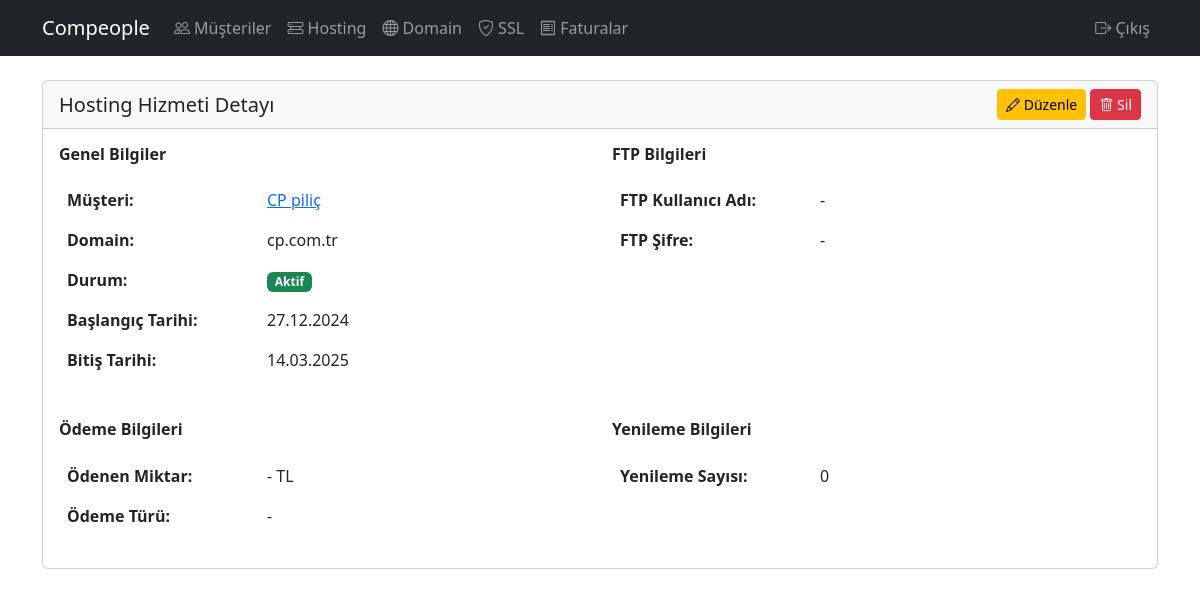
Screenshot of /hosting/1/ (signed in) with the database file from the repository.
### customers/models.py (models this page shows, shortened)
class HostingService(models.Model):
    customer = models.ForeignKey(Customer, on_delete=models.CASCADE, verbose_name='Müşteri')
    domain = models.OneToOneField(Domain, on_delete=models.CASCADE, verbose_name='Domain')
    package = models.CharField(max_length=100, verbose_name='Paket')
    status = models.CharField(max_length=20, choices=[
        ('active', 'Aktif'),
        ('suspended', 'Askıya Alındı'),
        ('cancelled', 'İptal Edildi')
    ], verbose_name='Durum')
    start_date = models.DateField(verbose_name='Başlangıç Tarihi')
    expiration_date = models.DateField(verbose_name='Bitiş Tarihi')
    renewal_count = models.IntegerField(default=0, verbose_name='Yenileme Sayısı')
    notes = models.TextField(blank=True, null=True, verbose_name='Notlar')
    class Meta:
        verbose_name = 'Hosting Hizmeti'
        verbose_name_plural = 'Hosting Hizmetleri'

class Customer(models.Model):
    company_name = models.CharField(max_length=200, verbose_name='Firma Adı')
    contact_name = models.CharField(max_length=200, verbose_name='İletişim Kişisi')
    email = models.EmailField(verbose_name='E-posta')
    email2 = models.EmailField(verbose_name='E-posta 2', blank=True, null=True)
    email3 = models.EmailField(verbose_name='E-posta 3', blank=True, null=True)
    phone = models.CharField(max_length=20, verbose_name='Telefon')
    address = models.TextField(verbose_name='Adres', blank=True, null=True)
    tax_office = models.CharField(max_length=200, verbose_name='Vergi Dairesi', blank=True, null=True)
    tax_number = models.CharField(max_length=50, verbose_name='Vergi Numarası', blank=True, null=True)
    registration_date = models.DateField(verbose_name='Kayıt Tarihi')
    notes = models.TextField(blank=True, null=True, verbose_name='Notlar')
    created_at = models.DateTimeField(default=timezone.now, verbose_name='Oluşturulma Tarihi')
    class Meta:
        verbose_name = 'Müşteri'
        verbose_name_plural = 'Müşteriler'

class Domain(models.Model):
    customer = models.ForeignKey(Customer, on_delete=models.CASCADE, verbose_name='Müşteri')
    name = models.CharField(max_length=200, verbose_name='Domain Adı')
    registration_date = models.DateField(verbose_name='Kayıt Tarihi')
    expiration_date = models.DateField(verbose_name='Bitiş Tarihi')
    is_active = models.BooleanField(default=True, verbose_name='Aktif mi?')
    nameserver1 = models.CharField(max_length=200, verbose_name='Nameserver 1')
    nameserver2 = models.CharField(max_length=200, verbose_name='Nameserver 2')
    nameserver3 = models.CharField(max_length=200, blank=True, null=True, verbose_name='Nameserver 3')
    nameserver4 = models.CharField(max_length=200, blank=True, null=True, verbose_name='Nameserver 4')
    class Meta:
        verbose_name = 'Domain'
        verbose_name_plural = 'Domainler'

### customers/views.py (the view)
# urls.py: path('hosting/<int:pk>/', views.hosting_detail, name='hosting-detail'),
@login_required
def hosting_detail(request, pk):
    hosting = get_object_or_404(HostingService, pk=pk)
    return render(request, 'customers/hosting_detail.html', {'hosting': hosting})

### customers/templates/customers/hosting_detail.html (shortened to what this page needs)
{% extends 'customers/base.html' %}
{% block content %}
<div class="card">
    <div class="card-header d-flex justify-content-between align-items-center">
        <h5 class="card-title mb-0">Hosting Hizmeti Detayı</h5>
        <div>
            <a href="{% url 'customers:hosting-edit' hosting.pk %}" class="btn btn-warning btn-sm">
                <i class="bi bi-pencil"></i> Düzenle
            </a>
            <a href="{% url 'customers:hosting-delete' hosting.pk %}" class="btn btn-danger btn-sm">
                <i class="bi bi-trash"></i> Sil
            </a>
        </div>
    </div>
    <div class="card-body">
        <div class="row">
            <div class="col-md-6">
                <h6 class="fw-bold mb-3">Genel Bilgiler</h6>
                <table class="table table-borderless">
                    <tr>
                        <th style="width: 200px;">Müşteri:</th>
                        <td>
                            <a href="{% url 'customers:customer-detail' hosting.customer.pk %}">
                                {{ hosting.customer.company_name }}
                            </a>
                        </td>
                    </tr>
                    <tr>
                        <th>Domain:</th>
                        <td>{{ hosting.domain.name }}</td>
                    </tr>
                    <tr>
                        <th>Durum:</th>
                        <td>
                            {% if hosting.status == 'active' %}
                            <span class="badge bg-success">{{ hosting.get_status_display }}</span>
                            {% elif hosting.status == 'suspended' %}
                            <span class="badge bg-warning">{{ hosting.get_status_display }}</span>
                            {% else %}
                            <span class="badge bg-danger">{{ hosting.get_status_display }}</span>
                            {% endif %}
                        </td>
                    </tr>
                    <tr>
                        <th>Başlangıç Tarihi:</th>
                        <td>{{ hosting.start_date|date:"d.m.Y" }}</td>
                    </tr>
                    <tr>
                        <th>Bitiş Tarihi:</th>
                        <td>{{ hosting.expiration_date|date:"d.m.Y" }}</td>
                    </tr>
                </table>
            </div>
            <div class="col-md-6">
                <h6 class="fw-bold mb-3">FTP Bilgileri</h6>
                <table class="table table-borderless">
                    <tr>
                        <th style="width: 200px;">FTP Kullanıcı Adı:</th>
                        <td>{{ hosting.ftp_username|default:"-" }}</td>
                    </tr>
                    <tr>
                        <th>FTP Şifre:</th>
                        <td>{{ hosting.ftp_password|default:"-" }}</td>
                    </tr>
                </table>
            </div>
        </div>
        <div class="row mt-4">
            <div class="col-md-6">
                <h6 class="fw-bold mb-3">Ödeme Bilgileri</h6>
                <table class="table table-borderless">
                    <tr>
                        <th style="width: 200px;">Ödenen Miktar:</th>
                        <td>{{ hosting.amount_paid|default:"-" }} TL</td>
                    </tr>
                    <tr>
                        <th>Ödeme Türü:</th>
                        <td>{{ hosting.get_payment_type_display|default:"-" }}</td>
                    </tr>
                </table>
            </div>
            <div class="col-md-6">
                <h6 class="fw-bold mb-3">Yenileme Bilgileri</h6>
                <table class="table table-borderless">
                    <tr>
                        <th style="width: 200px;">Yenileme Sayısı:</th>
                        <td>{{ hosting.renewal_count }}</td>
                    </tr>
                </table>
            </div>
        </div>
    </div>
</div>
{% endblock %}

### rows the page displays
HostingService: customer.company_name "CP piliç", domain.name "cp.com.tr", status "Aktif", start_date "27.12.2024", expiration_date "14.03.2025", renewal_count "0"

### other values shown
{{ hosting.ftp_username|default:"-" }} "-"
{{ hosting.ftp_password|default:"-" }} "-"
{{ hosting.amount_paid|default:"-" }} "-"
{{ hosting.get_payment_type_display|default:"-" }} "-"
